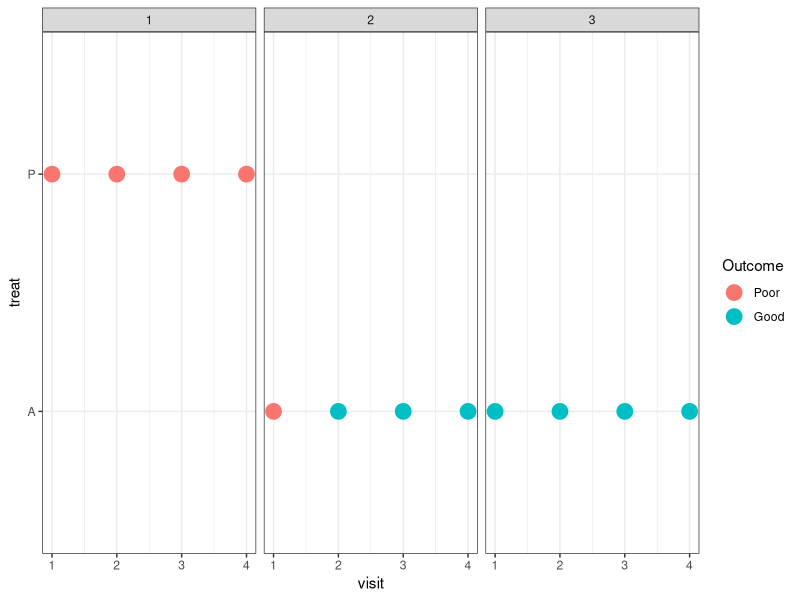

The R source for this figure:
## ---- chunk 1
# loading packages 
library(tidyverse)
library(knitr)
library(geepack)
library(lme4)   # For fitting linear mixed models
library(glmmTMB)  # For fitting GLMMs with different distributions


# Load Data
data(respiratory)

displayData <- respiratory[respiratory$id < 4,]
displayData <- displayData[displayData$center == 2,]

library(ggplot2)
ggplot(displayData, aes(x=visit, y=treat, color=factor(outcome))) +
  geom_point(size=5) +
  scale_x_continuous(breaks=c(1,2,3,4)) +
  scale_color_discrete("Outcome",labels=c("Poor","Good")) +
  facet_grid(.~id) +
  theme_bw()
## ---- chunk 2
# GLM Model
glm_example <- glm(outcome ~ center + treat + age + baseline + sex, data=respiratory,                
          family = binomial())

summary(glm_example)
## ---- chunk 3
# GLMM Model
glmm_example <- glmmTMB(outcome ~ center + treat + age + baseline + sex + (1 | id),
                 data = respiratory, family = binomial())

summary(glmm_example)

## ---- chunk 4
# GEE with independence correlation structure
gee_independence <- geeglm(outcome ~ center + treat + age + baseline + sex, data=respiratory, id=id, 
                  family = binomial(), corstr="independence")

# GEE with exchangeable correlation structure
gee_exchangeable <- geeglm(outcome ~ center + treat + age + baseline + sex, data=respiratory, id=id, 
                  family = binomial(), corstr="exchangeable")

# GEE with unstructured correlation structure
gee_unstructured <- geeglm(outcome ~ center + treat + age + baseline + sex, data=respiratory, id=id, 
                  family = binomial(), corstr="unstructured")

# GEE with Auto-Regressive Order 1 correlation structure
gee_ar1 <- geeglm(outcome ~ center + treat + age + baseline, data=respiratory, id=id, 
                  family = binomial(), corstr="ar1")  


# Displays table of QIC between all 4 different types of GEE models with different
# correlation structure
QIC(gee_independence, gee_exchangeable, gee_unstructured, gee_ar1)
